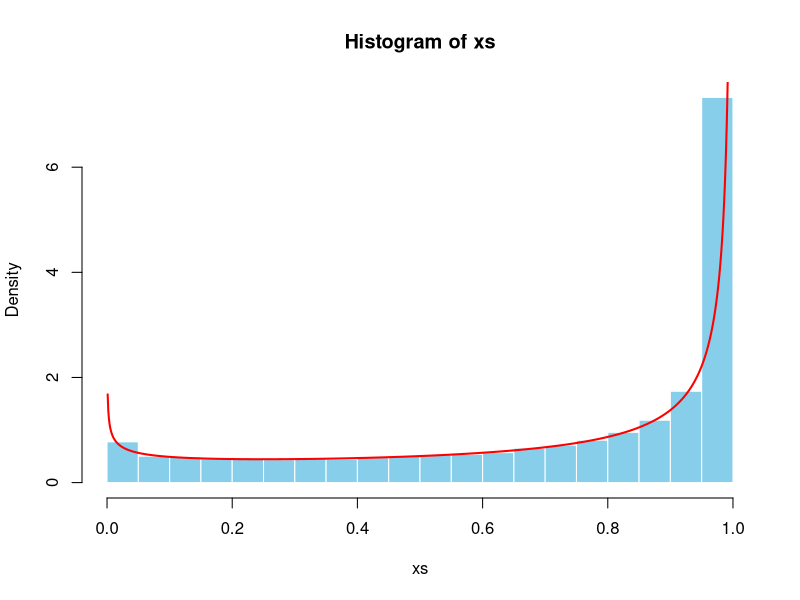
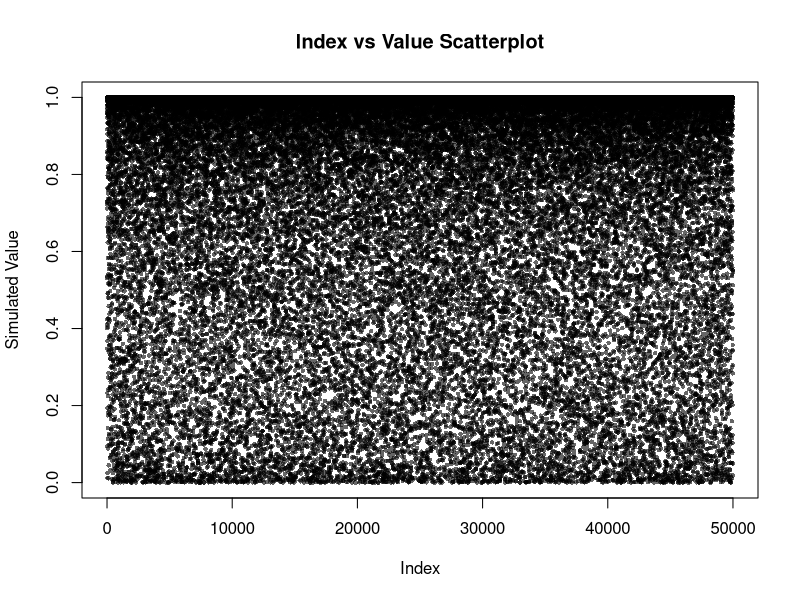
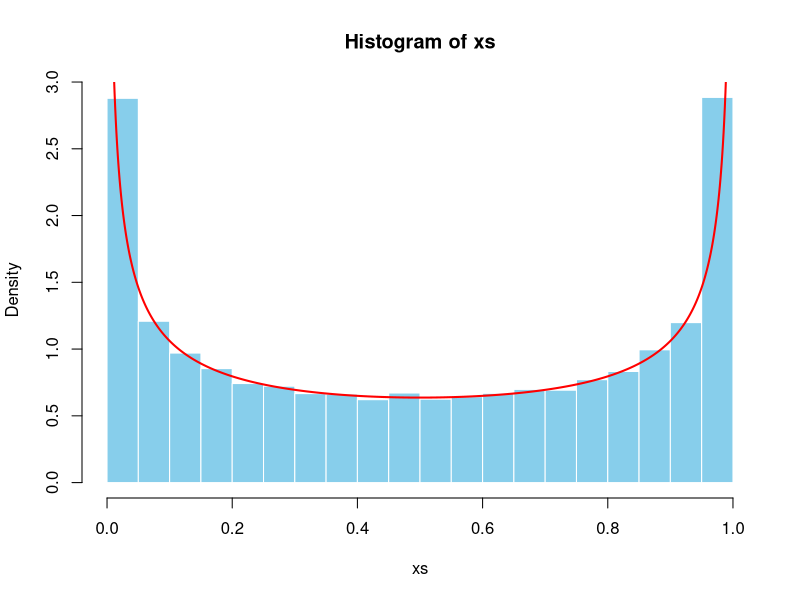
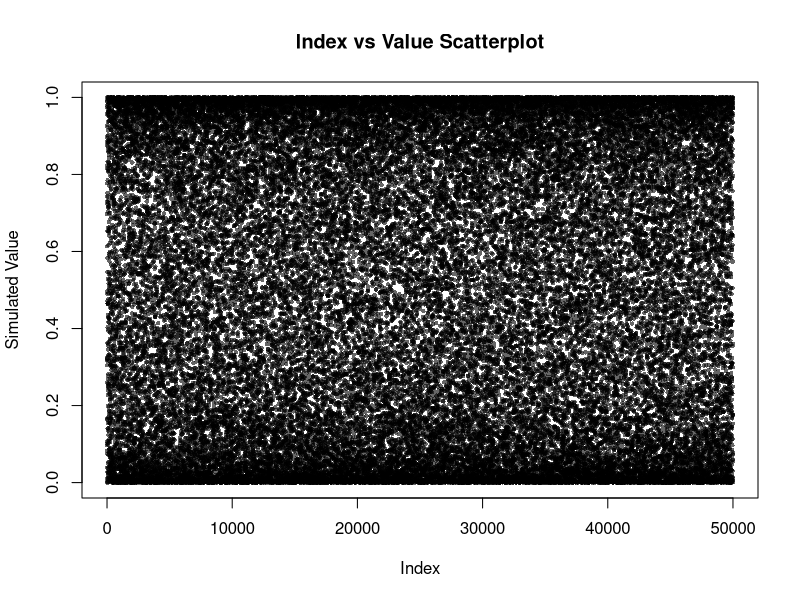

Source code (R) for these figures, in order:
## ---- chunk 1
knitr::opts_chunk$set(
  collapse = TRUE,
  comment = "#>"
)
knitr::opts_chunk$set(fig.width=7, fig.height=6)


## ---- chunk 2
library(kableExtra)
is_kumaraswamy <- function(n, a, b) {
  u <- runif(n)
  x <- (1 - (1 - u)^(1/b))^(1/a)
  return(x)
}

is_arcsine <- function(n) {
  u <- runif(n)
  x <- sin(pi * u / 2)^2
  return(x)
}


draw_histogram <- function(xs, draw_lines=TRUE, dist, a=0, b=0, 
               plot_color="skyblue", plot_border="white",
               line_color="red", line_width=2){
  #draws the histogram of values taken from the dataset
  hist(xs, prob = TRUE, col = plot_color, border = plot_border)
  #draws the pdf line of the distribution (if enabled)
  if (draw_lines) {
    y <- seq(0.001, 0.999, length.out = 1000)
    if (dist == "kumaraswamy"){
      lines(y, a*b*y^(a-1)*(1-y^a)^(b-1), col = line_color, lwd = line_width)
    } else if (dist == "arcsine"){
      lines(y, 1/(pi*sqrt(y*(1-y))), col = line_color, lwd = line_width)
    }
  }
}

kumaraswamy_moment <- function(n, a, b){
  return(b*beta(1+n/a, b))
}

draw_table <- function(xs, dist, a=0, b=0){
  if (dist == "kumaraswamy"){
    theoretical_stats <- c(kumaraswamy_moment(1, a, b), 
                           kumaraswamy_moment(2, a, b) - 
                             kumaraswamy_moment(1, a, b)^2)
  }
  else if (dist == "arcsine"){
    theoretical_stats <- c(1/2, 1/8)
  }
  dt <- data.frame(Simulated=c(mean(xs), sd(xs)^2),
                   Theoretical=theoretical_stats,
                   row.names = c("Mean", "Variance"))
  dt %>%
    kbl() %>%
    kable_material(c("striped", "hover"))
}

draw_index_scatter <- function(xs, point_color="black", point_size=0.6, alpha=0.6) {
  n <- length(xs)
  plot(1:n, xs, col = adjustcolor(point_color, alpha.f = alpha), pch = 16, 
       cex = point_size, xlab = "Index", ylab = "Simulated Value",
       main = "Index vs Value Scatterplot")
}
## ---- chunk 3
set.seed(1)
n <- 50000
a <- 0.7
b <- 0.3
xs <- is_kumaraswamy(n, a, b)
draw_histogram(xs, dist="kumaraswamy", a=a, b=b)

draw_table(xs, "kumaraswamy", a, b)

draw_index_scatter(xs)
## ---- chunk 4
set.seed(1)
n <- 50000
xs <- is_arcsine(n)
draw_histogram(xs, dist="arcsine")

draw_table(xs, "arcsine")

draw_index_scatter(xs)
